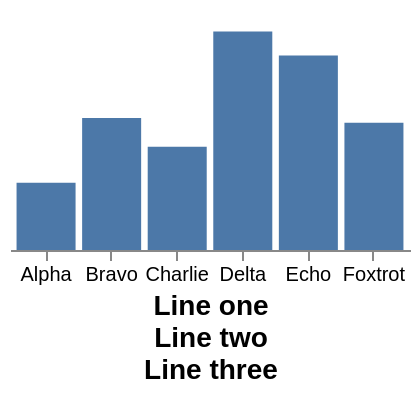

The Vega-Lite source for this figure:
### Vega specification from a JSON file in a GitHub repository (floating-point values rounded to 4 significant figures)
{"width": 200, "height": 120, "padding": 5, "data": [{"name": "t", "values": [{"a": "Alpha", "b": 28, "c": "x", "d": 1}, {"a": "Bravo", "b": 55, "c": "y", "d": 2}, {"a": "Charlie", "b": 43, "c": "x", "d": 3}, {"a": "Delta", "b": 91, "c": "z", "d": 4}, {"a": "Echo", "b": 81, "c": "y", "d": 5}, {"a": "Foxtrot", "b": 53, "c": "z", "d": 6}]}], "scales": [{"name": "x", "type": "band", "domain": {"data": "t", "field": "a"}, "range": "width", "padding": 0.1}, {"name": "y", "type": "linear", "domain": {"data": "t", "field": "b"}, "range": "height", "nice": true}, {"name": "color", "type": "ordinal", "domain": {"data": "t", "field": "c"}, "range": {"scheme": "category10"}}, {"name": "ramp", "type": "linear", "domain": {"data": "t", "field": "d"}, "range": {"scheme": "blues"}}, {"name": "size", "type": "linear", "domain": {"data": "t", "field": "b"}, "range": [10, 200]}, {"name": "shape", "type": "ordinal", "domain": {"data": "t", "field": "c"}, "range": "symbol"}, {"name": "quant", "type": "quantize", "domain": [0, 100], "range": {"scheme": "greens", "count": 4}}], "marks": [{"type": "rect", "from": {"data": "t"}, "encode": {"enter": {"x": {"scale": "x", "field": "a"}, "width": {"scale": "x", "band": 1}, "y": {"scale": "y", "field": "b"}, "y2": {"scale": "y", "value": 0}}}}], "axes": [{"orient": "bottom", "scale": "x", "title": ["Line one", "Line two", "Line three"], "titleFontSize": 14}]}
